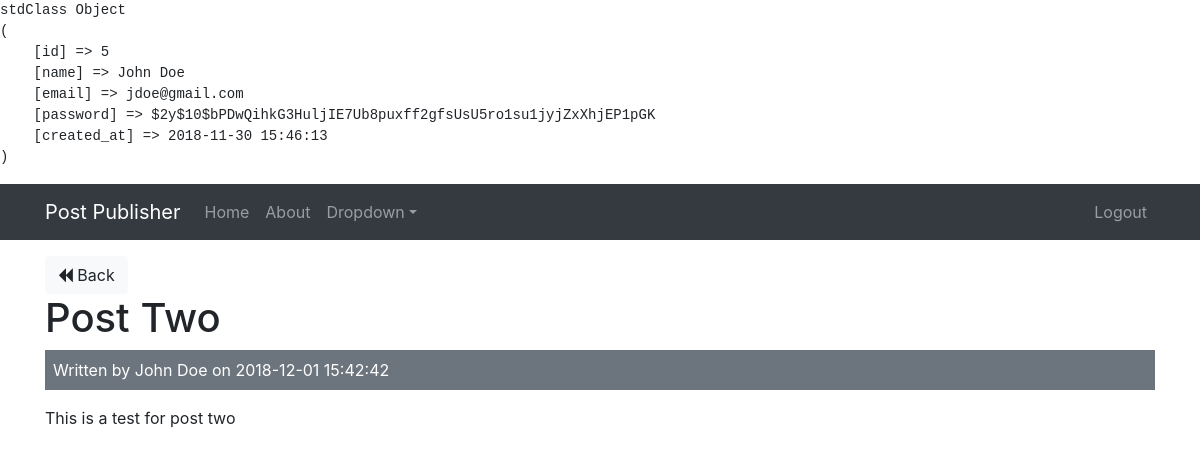
/post-publisher/public/?url=posts/show/2 (signed in), run on the app's committed database.
### tables this page shows
CREATE TABLE posts(id INTEGER PRIMARY KEY AUTOINCREMENT, user_id INTEGER, name VARCHAR(255), title VARCHAR(255), body TEXT, created_at DATETIME DEFAULT CURRENT_TIMESTAMP);

CREATE TABLE users(id INTEGER PRIMARY KEY AUTOINCREMENT, name VARCHAR(255), email VARCHAR(255), password VARCHAR(255), created_at DATETIME DEFAULT CURRENT_TIMESTAMP);

### app/controllers/PostsController.php (called while the page is built, shortened)
<?php
class PostsController extends BaseController
{
    public function __construct()
    {
        $this->postModel = $this->model('Post');
        $this->userModel = $this->model('User');
    }
    public function show($id) {
        $post = $this->postModel->getPostById($id);
        $user = $this->userModel->getUserById($post->user_id);
        $data = [
            'post' => $post,
            'user' => $user
        ];
        $this->view('posts/show', $data);
    }
}

### public/index.php (called while the page is built, shortened)
<?php
$init = new CoreController();

### app/libraries/DatabaseController.php (called while the page is built, shortened)
<?php
class DatabaseController
{
    private $dbname = DB_NAME;
    private $dbh;
    private $stmt;
    public function __construct()
    {
        $dsn = 'sqlite:' . $this->dbname;
        try
        {
            $this->dbh = new PDO($dsn);
            $this->dbh->setAttribute(PDO::ATTR_ERRMODE, PDO::ERRMODE_EXCEPTION);
            $this->dbh->setAttribute(PDO::ATTR_DEFAULT_FETCH_MODE, PDO::FETCH_OBJ);
        } catch(PDOException $e) {
            $this->error = $e->getMessage();
            echo $this->error;
        }
    }
    public function query($sql)
    {
        $this->stmt = $this->dbh->prepare($sql);
    }
    public function bind($param, $value, $type = null)
    {
        if(is_null($type))
        {
            switch(true)
            {
                default:
                    $type = PDO::PARAM_STR;
            }
        }
        $this->stmt->bindValue($param, $value, $type);
    }
    public function execute()
    {
        return $this->stmt->execute();
    }
    public function single()
    {
        $this->execute();
        return $this->stmt->fetch(PDO::FETCH_OBJ);
    }
}

### app/models/Post.php (called while the page is built, shortened)
<?php
class Post
{
    private $db;
    public function __construct()
    {
        $this->db = new DatabaseController();
    }
    public function getPostById($id) {
        $this->db->query('SELECT * FROM posts WHERE id = :id');
        $this->db->bind(':id', $id);
        $row = $this->db->single();
        return $row;
    }
}

### app/views/posts/show.php (the view, shortened to what this page needs)
<?php require APPROOT . "/views/inc/header.php"; ?>
<a href="<?php echo URLROOT; ?>/?url=posts" class="btn btn-light">
    <i class="fa fa-backward"></i> Back</a>
<br>
<h1><?php echo $data['post']->title; ?></h1>
<div class="bg-secondary text-white p-2 mb-3">
    Written by <?php echo $data['user']->name; ?> on <?php echo $data['post']->created_at; ?>
</div>
<p><?php echo $data['post']->body; ?></p>
<?php require APPROOT . "/views/inc/footer.php"; ?>

### data on the page
posts: title "Post Two", created_at "2018-12-01 15:42:42", body "This is a test for post two"
users: name "John Doe"

### other printed values
SITENAME "Post Publisher"
